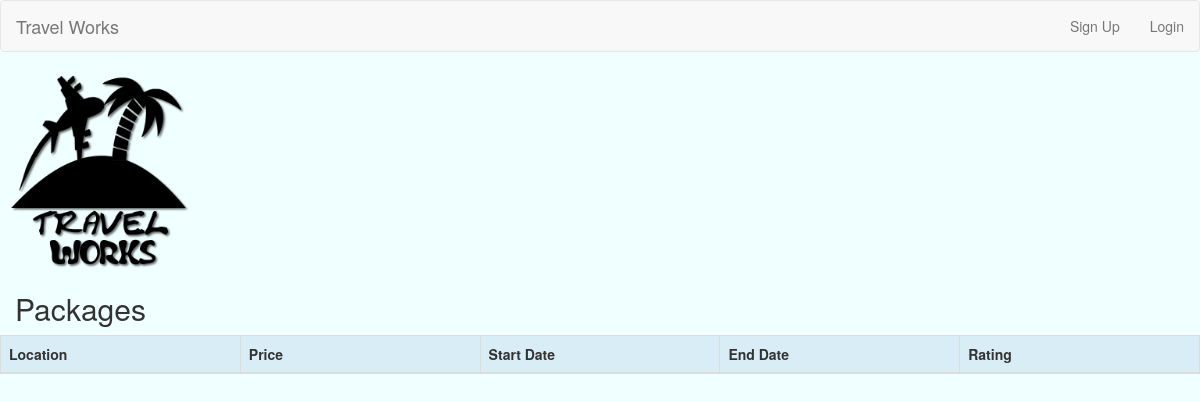
/, run on an earlier commit of the app's database.
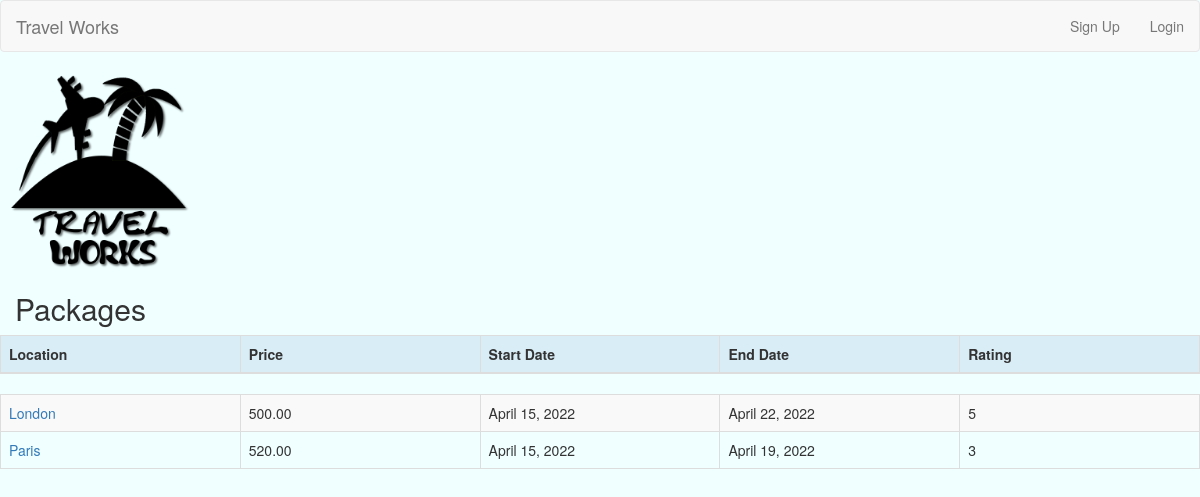
And on a later commit of the database.
### shop/models.py (models this page shows, shortened)
class Package(models.Model):
    location = models.CharField(max_length=50)
    pack_number = models.IntegerField(blank=False, null=False)
    description = models.CharField(max_length=250)
    price = models.DecimalField(max_digits=10, decimal_places=2)
    start_date = models.DateField(default=timezone.now, blank=True, null=True)
    end_date = models.DateField(default=timezone.now, blank=True, null=True)
    rating = models.IntegerField(blank=False, null=False)
    weather = models.CharField(max_length=50)

### shop/views.py (the view)
# urls.py: path('', PackageListView.as_view(), name='homepage'),
class PackageListView(ListView):
    model = Package
    template_name = "homepage.html"

### shop/templates/homepage.html (shortened to what this page needs)
{% extends 'base.html' %}
{% block content %}
{% load static %}
<!DOCTYPE html>
<html lang="en">
<head>
</head>
<body>
<img src="{% static "images/Travel Works.png" %}" alt="logo" width="200" height="200">
        <h2 style="padding-left: 15Px">Packages</h2>
    <div>
        <table class="table table-striped table-bordered table-hover">
            <thead>
            <tr class="bg-info">
                <th>Location</th>
                <th>Price</th>
                <th>Start Date</th>
                <th>End Date</th>
                <th>Rating</th>
            </tr>
            </thead>
            <tbody>
            <div>
        <table class="table table-striped table-bordered table-hover">
            {% for package in object_list %}
                <tr>
                    <td><a href={{ package.pack_number }}>{{ package.location }}</a></td>
                    <td>{{ package.price }}</td>
                    <td>{{ package.start_date }}</td>
                    <td>{{ package.end_date }}</td>
                    <td>{{ package.rating }}</td>
                </tr>
            {% endfor %}
            </tbody>
        </table>
    </div>
    </body>
    </html>
{% endblock %}

### shop/templates/base.html (shortened to what this page needs)
{% load static %}
<!DOCTYPE html>
<html lang="en">
<head>
    <link rel="stylesheet" href="https://maxcdn.bootstrapcdn.com/bootstrap/3.4.1/css/bootstrap.min.css">
</head>
<body>
<nav class="navbar navbar-default">
    <div class="container-fluid">
        <div class="navbar-header">
            <a class="navbar-brand" href="/">Travel Works</a>
        </div>
        <ul class="nav navbar-nav navbar-right">
            {% if user.is_authenticated %}
                <li><a href="{% url 'logout' %}">Logout</a></li>
            {% else %}
                <li><a href="{% url 'shop:signup' %}">Sign Up</a></li>
                <li><a href="{% url 'login' %}">Login</a></li>
            {% endif %}
        </ul>
    </div>
</nav>
{% block content %}
{% endblock %}

### shop/templates/homepage.html (style rules this page uses)
body { background-color: Azure; }
tr th { width: 10%; }
tr td { width: 10%; }

What changed in the data, as far as the page shows it:
added Package: location "London", price "500.00", start_date "April 15, 2022", end_date "April 22, 2022", rating "5"
added Package: location "Paris", price "520.00", start_date "April 15, 2022", end_date "April 19, 2022", rating "3"
